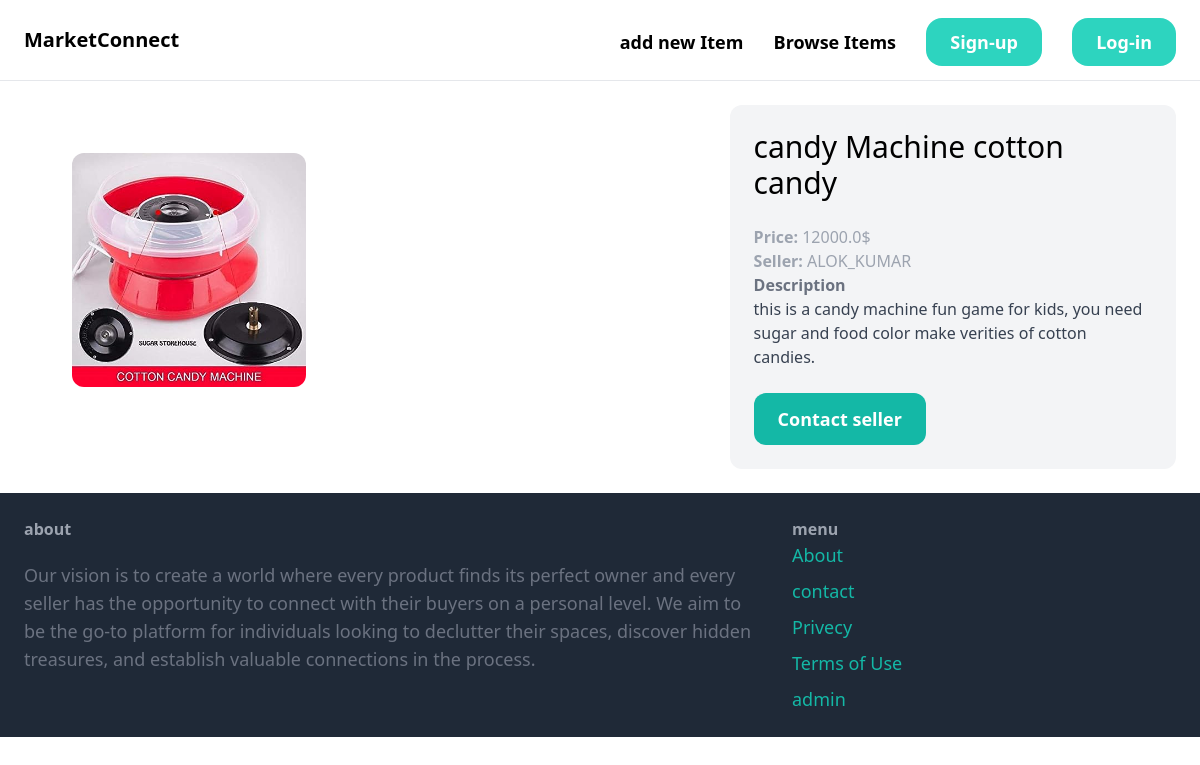
Before: /items/24/ with the older database file.
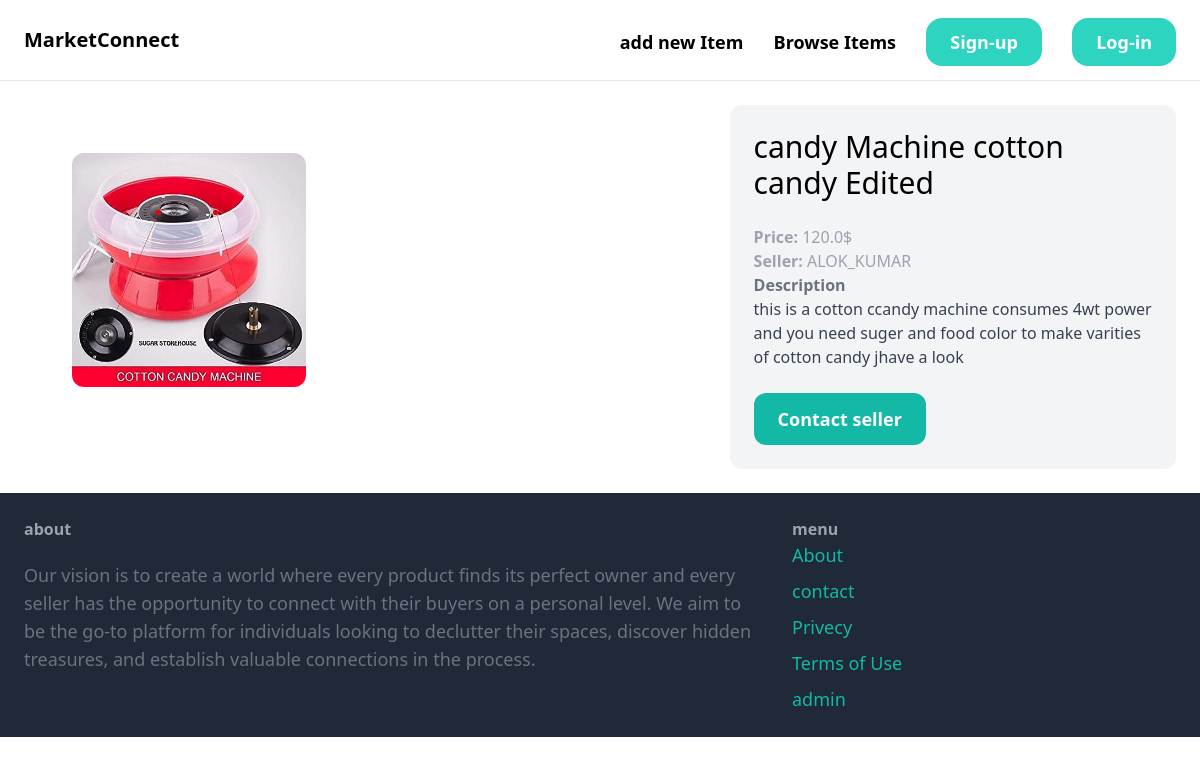
After: the same page with the newer database file.
### item/models.py (models this page shows, shortened)
class Item(models.Model):
    Category=models.ForeignKey(Category,related_name='items',on_delete=models.CASCADE)
    name=models.CharField(max_length=255)
    description=models.TextField(blank=True,null=True)
    price=models.FloatField()
    image=models.ImageField(upload_to='item_images',blank=True,null=True)
    is_sold=models.BooleanField(default=False)
    created_by=models.ForeignKey(User,related_name='items',on_delete=models.CASCADE)
    Created_at=models.DateField(auto_now_add=True)

### item/views.py (the view)
# urls.py: path('<int:pk>/',views.detail,name='abc'),
def detail(request,pk):
    item=get_object_or_404(Item,pk=pk)
    related_items=Item.objects.filter(is_sold=False)
    return render(request,'item/detail.html',{
                      'item':item,
                      'related_item':related_items,
                  })

### item/templates/item/detail.html (shortened to what this page needs)
{% extends 'core/base.html' %}
{%block content%}
<div class='grid grid-cols-5 gap-6'>
    <div class='col-span-3'>
        {% if item.image %}
        <div class='m-12 '>
                    <img src="{{ item.image.url }}" class="rounded-xl md:max-lg:flex">
        </div>
        {% endif %}
    </div>
    <div class='col-span-2 p-6 bg-gray-100 rounded-xl'>
        <h1 class='mb-6 text-3xl'>{{item.name}}</h1>
        <p class='text-gray-400'><strong>Price: </strong>{{item.price}}$</p>
        <p class='text-gray-400'><strong>Seller: </strong>{{item.created_by.username}}</p>
        <p class='text-gray-700'>
            <strong class='text-gray-500'>Description</strong><br>
            {%if item.description%}
            {{item.description}}
            {% else %}
            Description not available
            {%endif%}
        </p>
            {% if request.user == item.created_by%}
        <div class="mt-6 p-6 bg-white rounded-xl">
            <p>This item is created by you</p>
            <a href="{% url 'item:edit' item.id %}" class="inline-block mt-6 px-6 py-3 text-lg font-semibold bg-teal-500 text-white rounded-xl">Edit</a>
            <a href="{% url 'item:delete' item.id %}" class="inline-block mt-6 px-6 py-3 text-lg font-semibold bg-red-500 text-white rounded-xl">Delete</a>
        </div>
            {%else%}
        <a href="{% url 'conversation:new' item.id%}" class="inline-block mt-6 px-6 py-3 text-lg font-semibold bg-teal-500 text-white rounded-xl hover:bg-teal-700">Contact seller</a>
            {%endif%}
    </div>
</div>
{%endblock%}

Changed rows visible on the page:
changed Item "ALOK_KUMAR": name "candy Machine cotton candy" → "candy Machine cotton candy Edited"; price "12000.0" → "120.0"; description "this is a candy machine fun game for kids, you need sugar and food color make verities of cotton candies." → "this is a cotton ccandy machine consumes 4wt power and you need suger and food color to make varities of cotton candy jhave a look"
